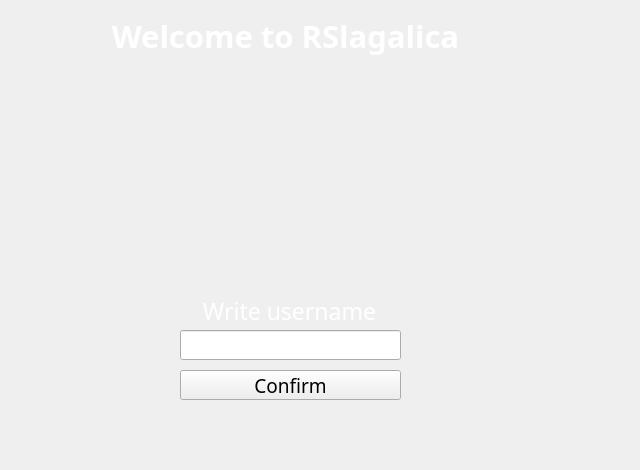
    <widget class="QWidget" name="pageLogin">
     <widget class="QLineEdit" name="lineEditUsername">
      <property name="geometry">
       <rect>
        <x>180</x>
        <y>330</y>
        <width>221</width>
        <height>30</height>
       </rect>
      </property>
      <property name="sizePolicy">
       <sizepolicy hsizetype="Preferred" vsizetype="Fixed">
        <horstretch>0</horstretch>
        <verstretch>0</verstretch>
       </sizepolicy>
      </property>
      <property name="font">
       <font>
        <family>Comfortaa</family>
        <pointsize>13</pointsize>
        <weight>50</weight>
        <bold>false</bold>
       </font>
      </property>
      <property name="text">
       <string/>
      </property>
     </widget>
     <widget class="QPushButton" name="pushButtonConfirmUsername">
      <property name="geometry">
       <rect>
        <x>180</x>
        <y>370</y>
        <width>221</width>
        <height>30</height>
       </rect>
      </property>
      <property name="sizePolicy">
       <sizepolicy hsizetype="Preferred" vsizetype="Fixed">
        <horstretch>0</horstretch>
        <verstretch>0</verstretch>
       </sizepolicy>
      </property>
      <property name="font">
       <font>
        <family>Comfortaa</family>
        <pointsize>14</pointsize>
        <weight>50</weight>
        <italic>false</italic>
        <bold>false</bold>
        <underline>false</underline>
        <strikeout>false</strikeout>
        <stylestrategy>PreferDefault</stylestrategy>
        <kerning>true</kerning>
       </font>
      </property>
      <property name="text">
       <string>Confirm</string>
      </property>
     </widget>
     <widget class="QLabel" name="labelTextWelcome">
      <property name="geometry">
       <rect>
        <x>100</x>
        <y>10</y>
        <width>371</width>
        <height>51</height>
       </rect>
      </property>
      <property name="sizePolicy">
       <sizepolicy hsizetype="Preferred" vsizetype="Preferred">
        <horstretch>0</horstretch>
        <verstretch>0</verstretch>
       </sizepolicy>
      </property>
      <property name="font">
       <font>
        <family>Comfortaa</family>
        <pointsize>23</pointsize>
        <weight>75</weight>
        <bold>true</bold>
       </font>
      </property>
      <property name="styleSheet">
       <string notr="true">color: white</string>
      </property>
      <property name="text">
       <string>Welcome to RSlagalica</string>
      </property>
      <property name="alignment">
       <set>Qt::AlignCenter</set>
      </property>
     </widget>
     <widget class="QLabel" name="labelTextUsername">
      <property name="geometry">
       <rect>
        <x>174</x>
        <y>290</y>
        <width>231</width>
        <height>41</height>
       </rect>
      </property>
      <property name="sizePolicy">
       <sizepolicy hsizetype="Preferred" vsizetype="Preferred">
        <horstretch>0</horstretch>
        <verstretch>0</verstretch>
       </sizepolicy>
      </property>
      <property name="font">
       <font>
        <family>Comfortaa</family>
        <pointsize>17</pointsize>
        <weight>50</weight>
        <bold>false</bold>
       </font>
      </property>
      <property name="styleSheet">
       <string notr="true">color: white</string>
      </property>
      <property name="text">
       <string>Write username</string>
      </property>
      <property name="scaledContents">
       <bool>false</bool>
      </property>
      <property name="alignment">
       <set>Qt::AlignCenter</set>
      </property>
     </widget>
     <widget class="QLabel" name="labelPicTux">
      <property name="geometry">
       <rect>
        <x>190</x>
        <y>60</y>
        <width>201</width>
        <height>231</height>
       </rect>
      </property>
      <property name="sizePolicy">
       <sizepolicy hsizetype="Preferred" vsizetype="Preferred">
        <horstretch>0</horstretch>
        <verstretch>0</verstretch>
       </sizepolicy>
      </property>
      <property name="maximumSize">
       <size>
        <width>513</width>
        <height>16777215</height>
       </size>
      </property>
      <property name="text">
       <string/>
      </property>
      <property name="pixmap">
       <pixmap resource="../resources/images/images.qrc">:/img/Tux.png</pixmap>
      </property>
      <property name="scaledContents">
       <bool>true</bool>
      </property>
      <property name="alignment">
       <set>Qt::AlignCenter</set>
      </property>
     </widget>
     <widget class="QLabel" name="labelBackgroundHome">
      <property name="geometry">
       <rect>
        <x>0</x>
        <y>-20</y>
        <width>631</width>
        <height>461</height>
       </rect>
      </property>
      <property name="text">
       <string/>
      </property>
      <property name="pixmap">
       <pixmap resource="../resources/images/images.qrc">:/img/background.jpg</pixmap>
      </property>
      <property name="scaledContents">
       <bool>true</bool>
      </property>
     </widget>
     <zorder>labelBackgroundHome</zorder>
     <zorder>lineEditUsername</zorder>
     <zorder>labelPicTux</zorder>
     <zorder>labelTextWelcome</zorder>
     <zorder>pushButtonConfirmUsername</zorder>
     <zorder>labelTextUsername</zorder>
    </widget>
